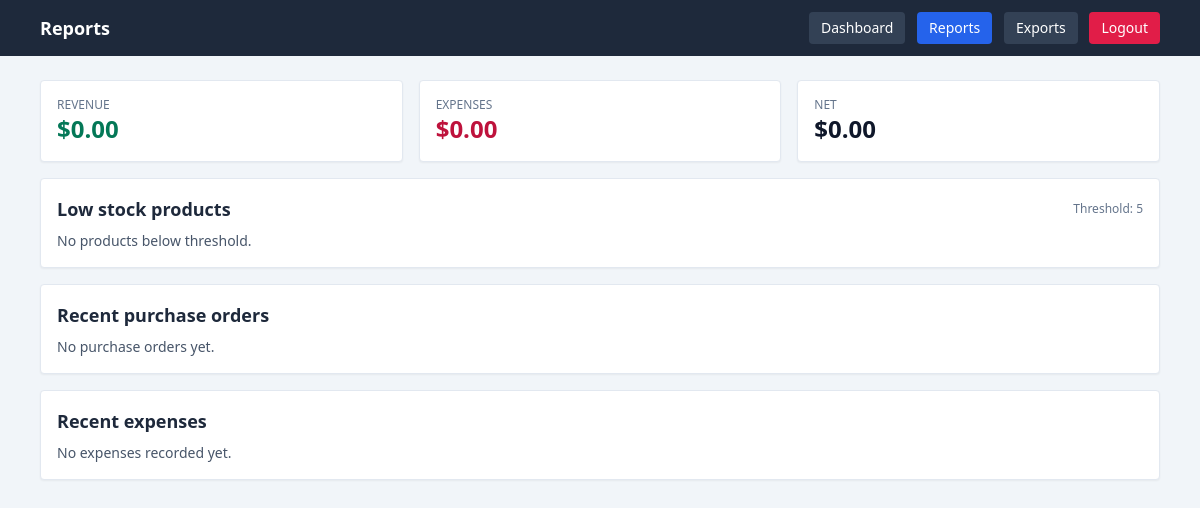
Before: /reports.php (signed in) with the older database file.
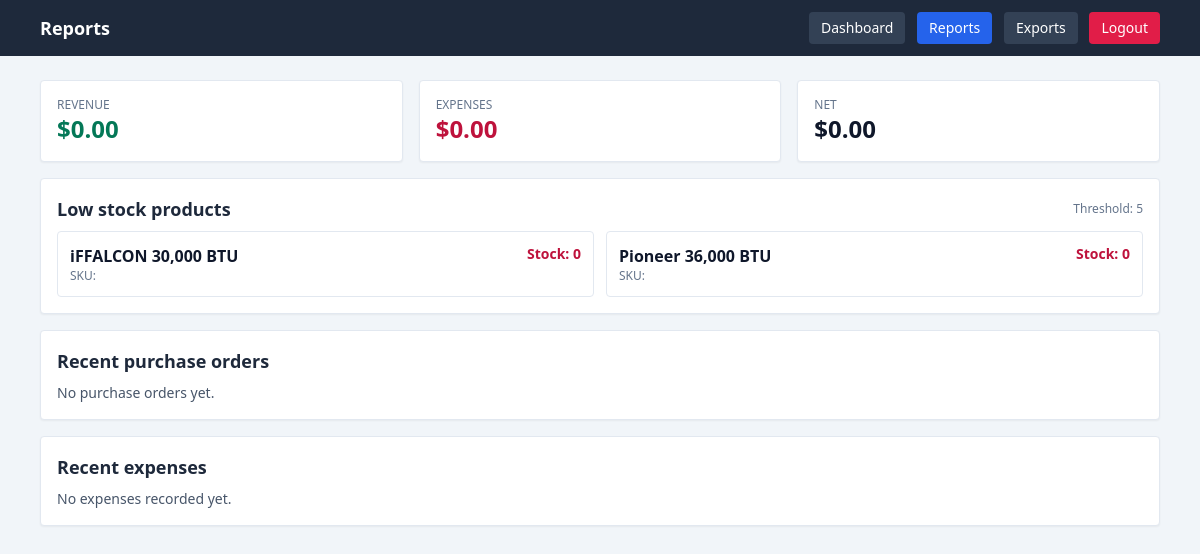
After: the same page with the newer database file.
### tables this page shows
CREATE TABLE products (
        id TEXT PRIMARY KEY,
        name TEXT NOT NULL,
        slug TEXT NOT NULL UNIQUE,
        description TEXT,
        price_cents INTEGER NOT NULL DEFAULT 0,
        currency TEXT NOT NULL DEFAULT "USD",
        sku TEXT UNIQUE,
        category_id TEXT,
        subcategory_id TEXT,
        stock INTEGER NOT NULL DEFAULT 0,
        status TEXT NOT NULL DEFAULT "active",
        image_id TEXT,
        created_at TEXT,
        updated_at TEXT
    , primary_image_url TEXT, gallery_images TEXT, show_price INTEGER NOT NULL DEFAULT 1);

### config.php (called while the page is built, shortened)
<?php
function get_db(): PDO
{
    static $db = null;
    if ($db instanceof PDO) {
        return $db;
    }
    try {
        $db = new PDO('sqlite:' . DB_FILE);
        $db->setAttribute(PDO::ATTR_ERRMODE, PDO::ERRMODE_EXCEPTION);
        $db->setAttribute(PDO::ATTR_DEFAULT_FETCH_MODE, PDO::FETCH_ASSOC);
    } catch (PDOException $e) {
        die('Database connection failed: ' . htmlspecialchars($e->getMessage(), ENT_QUOTES, 'UTF-8'));
    }
    return $db;
}
function load_products(array $filters = []): array
{
    $db = get_db();
    $params = [];
    $query = 'SELECT id, name, slug, description, price_cents, currency, sku, category_id, subcategory_id, stock, status, image_id, primary_image_url, gallery_images, show_price, created_at, updated_at FROM products';
    $query .= ' ORDER BY name COLLATE NOCASE';
    $stmt = $db->prepare($query);
    $stmt->execute($params);
    $rows = $stmt->fetchAll();
    return is_array($rows) ? $rows : [];
}

### reports.php (the view, shortened to what the changed rows need)
<?php
$products = load_products();
$lowStockThreshold = 5;
$lowStock = array_filter($products, function ($p) use ($lowStockThreshold) {
    return (int)$p['stock'] <= $lowStockThreshold;
});
?>
<!DOCTYPE html>
<html lang="en">
<head>
    <script src="https://cdn.tailwindcss.com"></script>
</head>
<body class="bg-slate-100 min-h-screen">
<header class="bg-slate-800 text-white">
    <div class="max-w-6xl mx-auto px-4 py-3 flex items-center justify-between">
        <h1 class="text-lg font-semibold">Reports</h1>
    </div>
</header>
<main class="max-w-6xl mx-auto px-4 py-6 space-y-4">
    <section class="bg-white border border-slate-200 rounded shadow-sm p-4 space-y-2">
        <div class="flex items-center justify-between">
            <h2 class="text-lg font-semibold text-slate-800">Low stock products</h2>
            <span class="text-xs text-slate-500">Threshold: <?php echo $lowStockThreshold; ?></span>
        </div>
        <?php if (!empty($lowStock)): ?>
            <div class="grid md:grid-cols-2 gap-3">
                <?php foreach ($lowStock as $p): ?>
                    <div class="border border-slate-200 rounded p-3 flex justify-between">
                        <div>
                            <div class="font-semibold text-slate-900"><?php echo htmlspecialchars($p['name'], ENT_QUOTES, 'UTF-8'); ?></div>
                            <div class="text-xs text-slate-500">SKU: <?php echo htmlspecialchars($p['sku'] ?? '', ENT_QUOTES, 'UTF-8'); ?></div>
                        </div>
                        <div class="text-sm font-bold text-rose-700">Stock: <?php echo (int)$p['stock']; ?></div>
                    </div>
                <?php endforeach; ?>
            </div>
        <?php else: ?>
            <p class="text-sm text-slate-600">No products below threshold.</p>
        <?php endif; ?>
    </section>
    <section class="bg-white border border-slate-200 rounded shadow-sm p-4 space-y-2">
        <h2 class="text-lg font-semibold text-slate-800">Recent purchase orders</h2>
    </section>
    <section class="bg-white border border-slate-200 rounded shadow-sm p-4 space-y-2">
        <h2 class="text-lg font-semibold text-slate-800">Recent expenses</h2>
    </section>
</main>
</body>
</html>

Changed rows visible on the page:
added products: name "iFFALCON 30,000 BTU", stock "0"
added products: name "Pioneer 36,000 BTU", stock "0"
Other visible differences:
text no longer shown: "No products below threshold."
